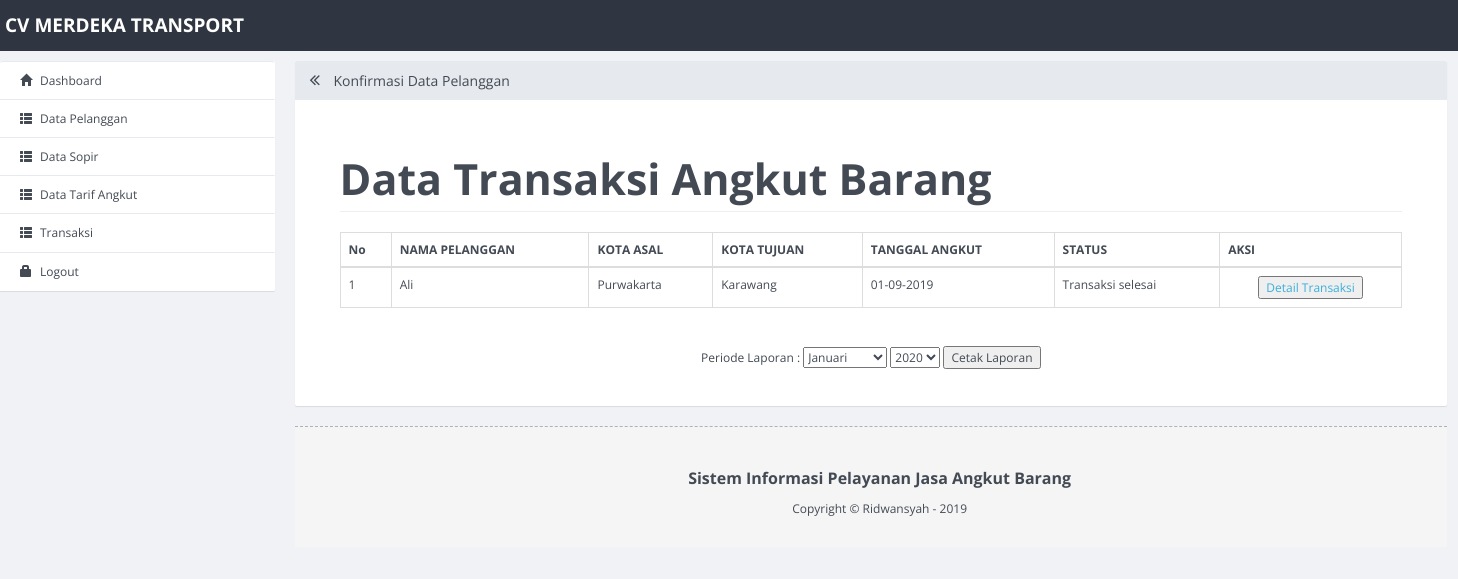
/administrator/admin/data_transaksi.php, run on the app's committed database.
### tables this page shows
CREATE TABLE IF NOT EXISTS `transaksi` (
  `id_transaksi` varchar(10) NOT NULL,
  `id_pelanggan` int(10) NOT NULL,
  `id_tarif` int(10) NOT NULL,
  `id_sopir` int(10) NOT NULL,
  `tanggal` date NOT NULL,
  `bulan` varchar(2) NOT NULL,
  `tahun` varchar(4) NOT NULL,
  `alamat_angkut` text NOT NULL,
  `alamat_tujuan` text NOT NULL,
  `dp` int(11) NOT NULL,
  `sisa` int(11) NOT NULL,
  `bukti_pembayaran` varchar(50) NOT NULL,
  `status` int(11) NOT NULL
);

CREATE TABLE IF NOT EXISTS `pelanggan` (
`id_pelanggan` int(10) NOT NULL,
  `nama` varchar(30) NOT NULL,
  `no_tlp` varchar(13) NOT NULL,
  `email` varchar(50) NOT NULL,
  `alamat` text NOT NULL,
  `username` varchar(10) NOT NULL,
  `password` varchar(10) NOT NULL,
  `kode` varchar(6) NOT NULL,
  `status` int(1) NOT NULL
);

CREATE TABLE IF NOT EXISTS `tarif` (
`id_tarif` int(10) NOT NULL,
  `kota_asal` varchar(20) NOT NULL,
  `kota_tujuan` varchar(20) NOT NULL,
  `max_kapasitas` int(10) NOT NULL,
  `harga` int(10) NOT NULL
);

### administrator/admin/data_transaksi.php (the view, shortened to what this page needs)
<!DOCTYPE html>
<html>
  <head>
    <link rel="stylesheet" href="dist/css/site.min.css">
  </head>
  <body>
    <nav role="navigation" class="navbar navbar-custom">
        <div class="container-fluid">
          <div class="navbar-header">
            <h4><font color=white>CV MERDEKA TRANSPORT</font></h4>
          </div>
        </div>
      </nav>
    <div class="container-fluid">
        <div class="row row-offcanvas row-offcanvas-left">
          <div class="col-xs-6 col-sm-3 sidebar-offcanvas" role="navigation">
            <ul class="list-group panel">
                <li class="list-group-item"><a href="depan_admin.php"><i class="glyphicon glyphicon-home"></i>Dashboard </a></li>
                <li class="list-group-item"><a href="data_pelanggan.php"><i class="glyphicon glyphicon-th-list"></i>Data Pelanggan </a></li>
                <li class="list-group-item"><a href="data_sopir.php"><i class="glyphicon glyphicon-th-list"></i>Data Sopir </a></li>
                <li class="list-group-item"><a href="data_tarif.php"><i class="glyphicon glyphicon-th-list"></i>Data Tarif Angkut </a></li>
                <li class="list-group-item"><a href="data_transaksi.php"><i class="glyphicon glyphicon-th-list"></i>Transaksi </a></li>
                <li class="list-group-item"><a href="logout.php" ><i class="glyphicon glyphicon-lock"></i>Logout</a></li>
              </ul>
          </div>
          <div class="col-xs-12 col-sm-9 content">
            <div class="panel panel-default">
              <div class="panel-heading">
                <h3 class="panel-title"><a href="javascript:void(0);" class="toggle-sidebar"><span class="fa fa-angle-double-left" data-toggle="offcanvas" title="Maximize Panel"></span></a> Konfirmasi Data Pelanggan</h3>
              </div>
              <div class="panel-body">
                <div class="content-row">
                  <div class="col-md-12">
                    <h2 id="tables" class="page-header">Data Transaksi Angkut Barang</h2>
                    <div class="bs-example">
<?php
$query="select * from pelanggan, transaksi, tarif where transaksi.id_pelanggan=pelanggan.id_pelanggan and transaksi.id_tarif=tarif.id_tarif and transaksi.status<>'1'";
$result=mysql_query($query);
$jml=mysql_num_rows($result);
if ($jml==0) {
echo "<center><font color=red>---Belum Ada Data---</font></center>";
} else {
?>
                      <table class="table table-bordered">
                        <thead>
                          <tr>
                            <th>No</th>
                            <th>NAMA PELANGGAN</th>
                            <th>KOTA ASAL</th>
                            <th>KOTA TUJUAN</th>
                            <th>TANGGAL ANGKUT</th>
                            <th>STATUS</th>
                            <th>AKSI</th>
                          </tr>
                        </thead>
                        <tbody>
<?php
$no=1;
while($data=mysql_fetch_array($result)){
?>
<td><?php echo $no;?></td>
<td><?php echo $data['nama'];?></td>
<td><?php echo $data['kota_asal'];?></td>
<td><?php echo $data['kota_tujuan'];?></td>
<td>
<?php
$tanggal=$data['tanggal'];
echo date("d-m-Y", strtotime($tanggal));
?>
</td>
<?php
if($data['status']=="2"){
?>
<td>Belum Konfirmasi</td>
<td align=center><a href="detail_transaksi.php?id=<?php echo $data['id_transaksi'];?>"><input type="button" value="Detail Transaksi"></a>&nbsp;<a href="input_sopir_angkut.php?id=<?php echo $data['id_transaksi'];?>"><input type="button" value="Input Sopir"></a></td>
<?php
} else {
?>
<td>Transaksi selesai</td>
<td align=center><a href="detail_transaksi.php?id=<?php echo $data['id_transaksi'];?>"><input type="button" value="Detail Transaksi"></a></td>
<?php
}
?>
<?php
$no++;
}
}
?>
                        </tbody>
                      </table>
                    </div>
<br>
<center>
<form method="post" action="cetak_laporan.php" target="_blank">
Periode Laporan :
<select name="bulan" required>
            <option value="01">Januari</option>
          </select>
<select name="tahun" required>
           <?php
                        $now=date("Y");
                            for ($a=$now;$a>=2018;$a--)
                                {
                                    echo "<option value=".$a." >".$a."</option>";
                                }
                    ?>
          </select>
<input type="submit" value="Cetak Laporan">
</form>
<br>
            </div>
        </div>
      </div>
    </div>
    <div class="site-footer">
      <div class="container">
        <div class="copyright clearfix">
          <center>
		<p><b>Sistem Informasi Pelayanan Jasa Angkut Barang</b>
          	<p>Copyright &copy; Ridwansyah - 2019</p>
	  </center>
        </div>
      </div>
    </div>
  </body>
</html>

### data on the page
transaksi: id_pelanggan.nama "Ali", id_tarif.kota_asal "Purwakarta", id_tarif.kota_tujuan "Karawang", tanggal "01-09-2019"

### other printed values
form field tahun "2020"
